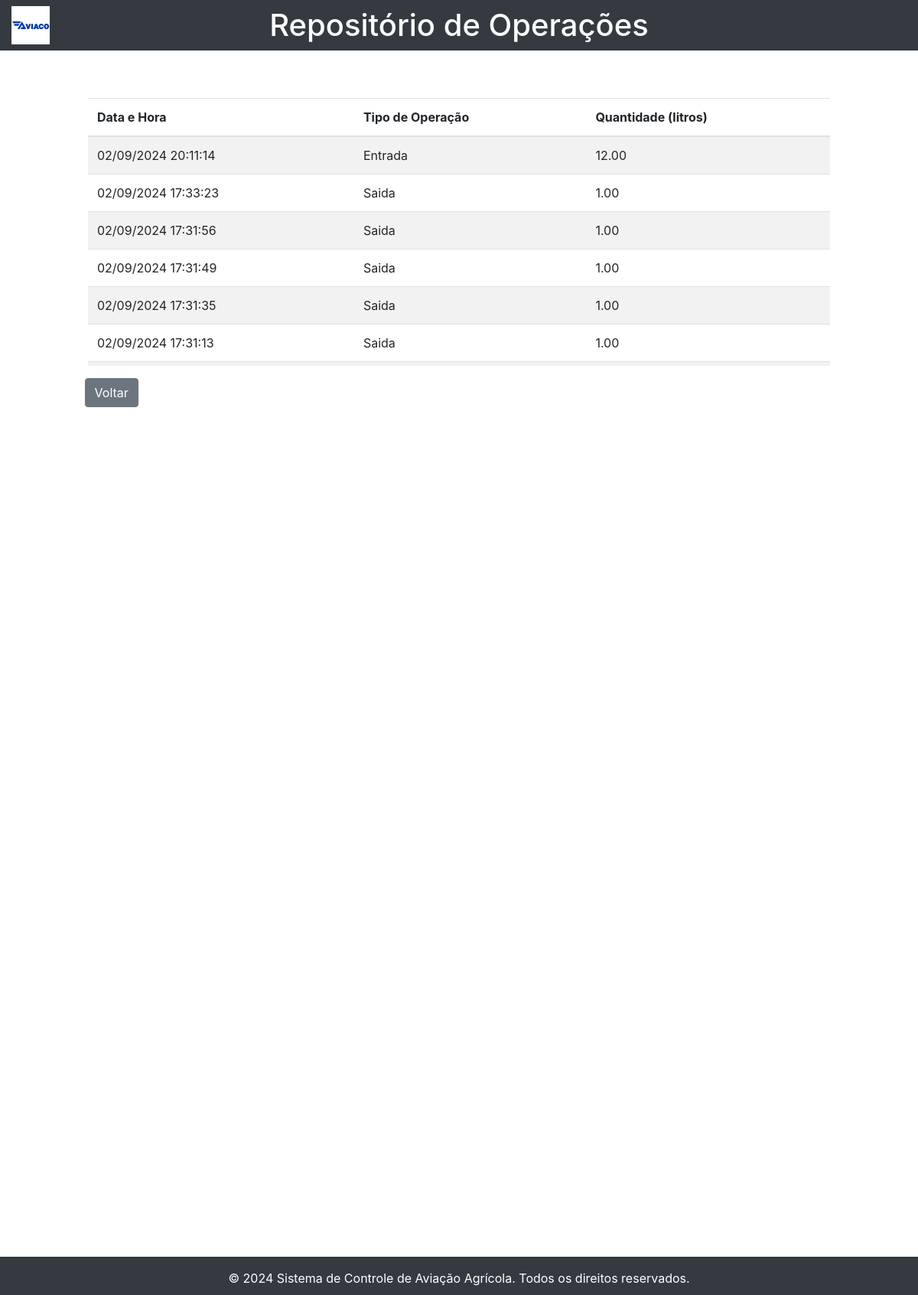
Screenshot of /repositorio_operacoes.php with the database file from the repository.
### tables this page shows
CREATE TABLE `controle_bomba` (
  `id` int(11) NOT NULL,
  `tipo_operacao` enum('entrada','saida') NOT NULL,
  `quantidade` decimal(10,2) NOT NULL,
  `data_operacao` timestamp NOT NULL DEFAULT current_timestamp(),
  `data_hora` timestamp NOT NULL DEFAULT current_timestamp(),
  `operador` varchar(255) NOT NULL,
  `observacoes` text DEFAULT NULL
);

### repositorio_operacoes.php (the view, shortened to what this page needs)
<?php
include 'conexao.php';
$sql_historico = "SELECT tipo_operacao, quantidade, data_hora FROM controle_bomba ORDER BY data_hora DESC";
$result_historico = $conn->query($sql_historico);
?>
<!DOCTYPE html>
<html lang="pt-BR">
<head>
    <link rel="stylesheet" href="https://stackpath.bootstrapcdn.com/bootstrap/4.5.2/css/bootstrap.min.css">
    <link rel="stylesheet" href="css/repositorio_op.css">
</head>
<body>
    <div class="navbar-fixed bg-dark text-white py-2">
        <div class="container-fluid">
            <div class="row">
                <div class="col-2">
                    <img src="images/logo.jpg" alt="Logo" width="50" height="50">
                </div>
                <div class="col-8 d-flex align-items-center justify-content-center">
                    <h1 class="mb-0 text-center">Repositório de Operações</h1>
                </div>
            </div>
        </div>
    </div>
    <div class="container mt-5">
        <div class="table-container">
            <table class="table table-striped">
                <thead>
                    <tr>
                        <th>Data e Hora</th>
                        <th>Tipo de Operação</th>
                        <th>Quantidade (litros)</th>
                    </tr>
                </thead>
                <tbody>
                    <?php
                    if ($result_historico->num_rows > 0) {
                        while ($row = $result_historico->fetch_assoc()) {
                            echo "<tr>
                                    <td>" . date('d/m/Y H:i:s', strtotime($row['data_hora'])) . "</td>
                                    <td>" . ucfirst($row['tipo_operacao']) . "</td>
                                    <td>" . $row['quantidade'] . "</td>
                                </tr>";
                        }
                    } else {
                        echo "<tr><td colspan='3'>Nenhuma operação registrada</td></tr>";
                    }
                    ?>
                </tbody>
            </table>
        </div>
        <div class="col-1 d-flex align-items-center justify-content-end">
        <a href="controle_bomba.php" class="btn btn-secondary mt-3">Voltar  </a>
        </div>
    </div>
    <footer class="bg-dark text-white text-center py-3">
        <p>&copy; 2024 Sistema de Controle de Aviação Agrícola. Todos os direitos reservados.</p>
    </footer>
</body>
</html>

### css/repositorio_op.css (style rules this page uses)
.container { max-width: 1000px; padding-top: 80px; padding-bottom: 60px; }
.navbar-fixed { position: fixed; top: 0; width: 100%; z-index: 1000; }
footer { position: fixed; bottom: 0; width: 100%; height: 50px; z-index: 1000; }
.table-container { max-height: 350px; overflow-y: auto; }

### rows the page displays
controle_bomba: data_hora "02/09/2024 20:11:14", tipo_operacao "Entrada", quantidade "12.00"
controle_bomba: data_hora "02/09/2024 17:33:23", tipo_operacao "Saida", quantidade "1.00"
controle_bomba: data_hora "02/09/2024 17:31:56", tipo_operacao "Saida", quantidade "1.00"
controle_bomba: data_hora "02/09/2024 17:31:49", tipo_operacao "Saida", quantidade "1.00"
controle_bomba: data_hora "02/09/2024 17:31:35", tipo_operacao "Saida", quantidade "1.00"
controle_bomba: data_hora "02/09/2024 17:31:13", tipo_operacao "Saida", quantidade "1.00"
